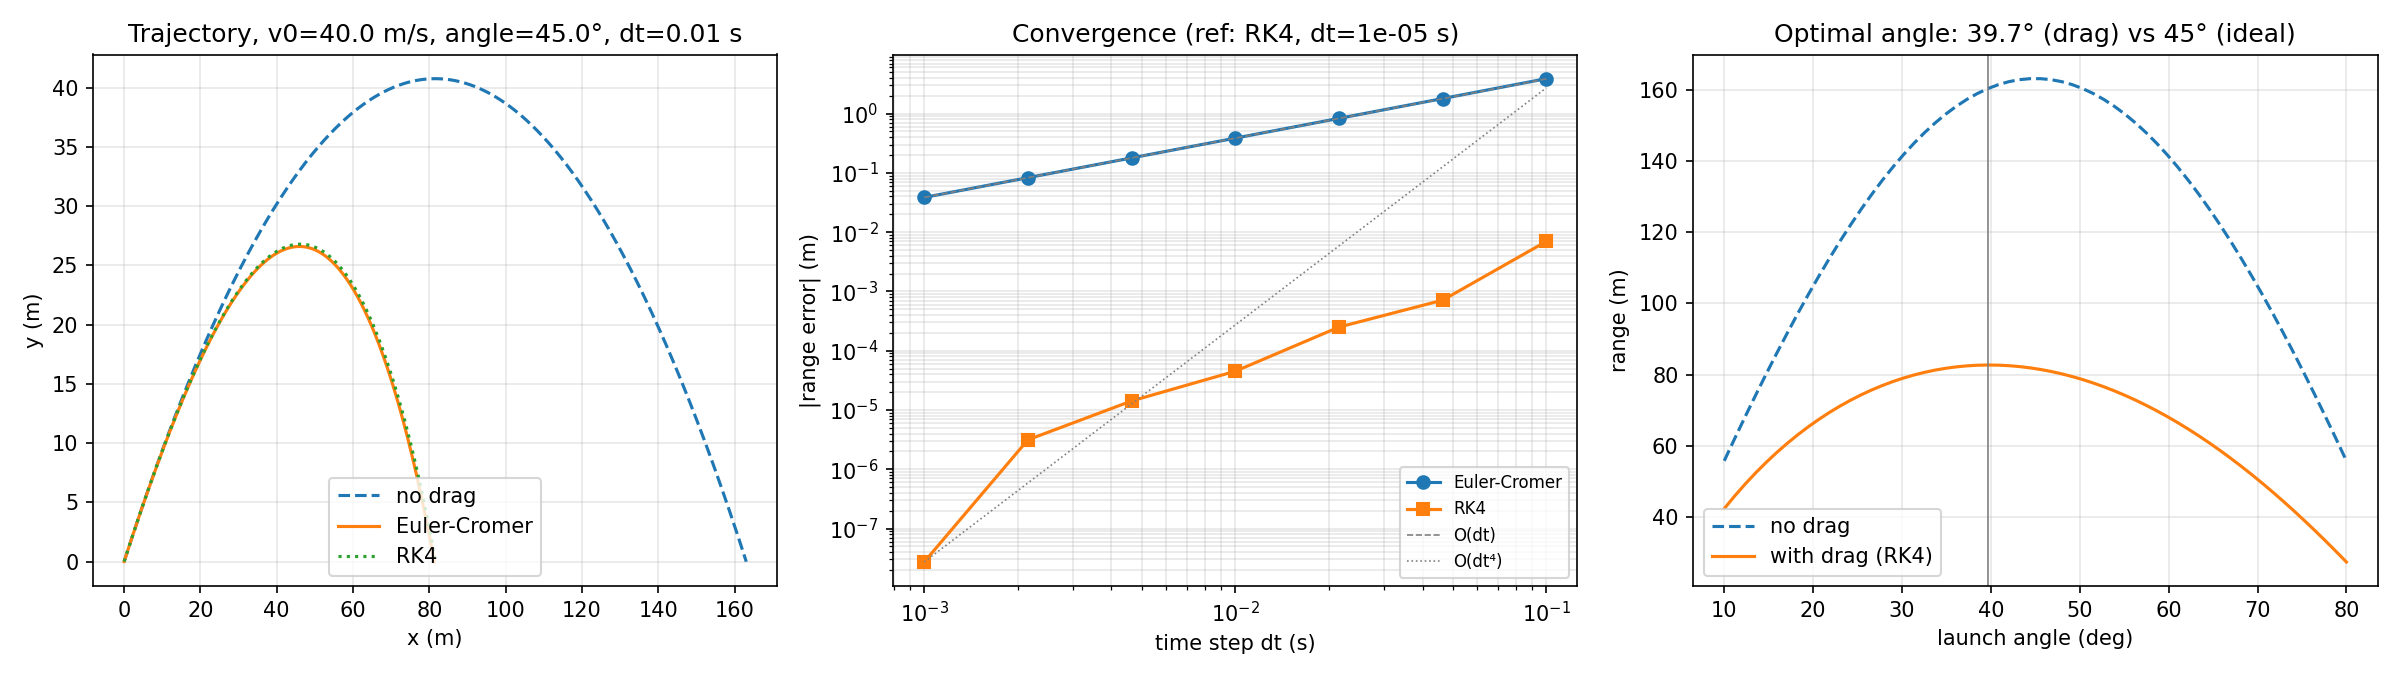

Here is the Python script that generated this plot:
import numpy as np
import matplotlib.pyplot as plt

g = 9.81


def derivatives(state, k):
    """
		state = [x, y, vx, vy]; k = Cd*rho*A/(2m), drag accel = -k*|v|*v.
    """
    x, y, vx, vy = state
    speed = np.hypot(vx, vy)
    return np.array([vx, vy, -k * speed * vx, -g - k * speed * vy])


def step(state, k, dt, method):
    if method == "euler_cromer":
        x, y, vx, vy = state
        speed = np.hypot(vx, vy)
        ax = -k * speed * vx
        ay = -g - k * speed * vy
        vx_new = vx + ax * dt
        vy_new = vy + ay * dt
        return np.array([x + vx_new * dt, y + vy_new * dt, vx_new, vy_new])
    elif method == "rk4":
        k1 = derivatives(state, k)
        k2 = derivatives(state + 0.5 * dt * k1, k)
        k3 = derivatives(state + 0.5 * dt * k2, k)
        k4 = derivatives(state + dt * k3, k)
        return state + (dt / 6.0) * (k1 + 2 * k2 + 2 * k3 + k4)
    else:
        raise ValueError(f"unknown method: {method}")


def simulate(v0, angle_deg, k, dt=0.001, y0=0.0, method="euler_cromer"):
    """
		Integrate the trajectory. Returns arrays of t, x, y, vx, vy.
    """
    theta = np.radians(angle_deg)
    state = np.array([0.0, y0, v0 * np.cos(theta), v0 * np.sin(theta)])

    states = [state.copy()]
    t_list = [0.0]
    t = 0.0
    while state[1] >= 0.0:
        state = step(state, k, dt, method)
        t += dt
        states.append(state.copy())
        t_list.append(t)

    states = np.array(states)
    return np.array(t_list), states[:, 0], states[:, 1], states[:, 2], states[:, 3]


def compute_range(v0, angle_deg, k, dt, method="rk4", y0=0.0):
    """
		Landing range, linearly interpolated to the y=0 crossing (avoids O(dt)
		error from overshooting the ground on the last step).
	"""
    theta = np.radians(angle_deg)
    state = np.array([0.0, y0, v0 * np.cos(theta), v0 * np.sin(theta)])
    prev = state.copy()
    while state[1] >= 0.0:
        prev = state
        state = step(state, k, dt, method)

    frac = prev[1] / (prev[1] - state[1])
    return prev[0] + frac * (state[0] - prev[0])


def range_no_drag(v0, angle_deg):
    theta = np.radians(angle_deg)
    return v0 ** 2 * np.sin(2 * theta) / g


def drag_coefficient(mass, diameter, Cd=0.5, rho=1.225):
    A = np.pi * (diameter / 2) ** 2
    return Cd * rho * A / (2 * mass)


if __name__ == "__main__":
    # Baseball-like projectile
    mass, diameter = 0.145, 0.074
    k = drag_coefficient(mass, diameter)

    v0, angle = 40.0, 45.0

    t, x, y, vx, vy = simulate(v0, angle, k, dt=0.01, method="euler_cromer")
    t_rk4, x_rk4, y_rk4, _, _ = simulate(v0, angle, k, dt=0.01, method="rk4")
    t0, x0, y0, _, _ = simulate(v0, angle, 0.0)

    print(f"Drag coefficient k = {k:.5f} 1/m")
    print(f"Range, Euler-Cromer (dt=0.01): {x[-1]:.3f} m")
    print(f"Range, RK4 (dt=0.01):          {x_rk4[-1]:.3f} m")
    print(f"Range without drag:            {x0[-1]:.2f} m (analytic: {range_no_drag(v0, angle):.2f} m)")

    fig, axes = plt.subplots(1, 3, figsize=(16, 4.5))

    axes[0].plot(x0, y0, "--", label="no drag")
    axes[0].plot(x, y, label="Euler-Cromer")
    axes[0].plot(x_rk4, y_rk4, ":", label="RK4")
    axes[0].set_xlabel("x (m)")
    axes[0].set_ylabel("y (m)")
    axes[0].set_title(f"Trajectory, v0={v0} m/s, angle={angle}°, dt=0.01 s")
    axes[0].legend()
    axes[0].grid(alpha=0.3)

    # Convergence study: error in landing range vs step size, against a
    # fine-step RK4 reference solution.
    dt_ref = 1e-5
    ref_range = compute_range(v0, angle, k, dt_ref, method="rk4")

    dts = np.logspace(-3, -1, 7)
    err_ec = [abs(compute_range(v0, angle, k, dt, "euler_cromer") - ref_range) for dt in dts]
    err_rk4 = [abs(compute_range(v0, angle, k, dt, "rk4") - ref_range) for dt in dts]

    axes[1].loglog(dts, err_ec, "o-", label="Euler-Cromer")
    axes[1].loglog(dts, err_rk4, "s-", label="RK4")
    axes[1].loglog(dts, err_ec[0] * (dts / dts[0]) ** 1, "--", color="gray", lw=0.8, label="O(dt)")
    axes[1].loglog(dts, err_rk4[0] * (dts / dts[0]) ** 4, ":", color="gray", lw=0.8, label="O(dt⁴)")
    axes[1].set_xlabel("time step dt (s)")
    axes[1].set_ylabel("|range error| (m)")
    axes[1].set_title(f"Convergence (ref: RK4, dt={dt_ref:g} s)")
    axes[1].legend(fontsize=8)
    axes[1].grid(alpha=0.3, which="both")

    angles = np.linspace(10, 80, 60)
    ranges_drag = [compute_range(v0, a, k, 0.01, "rk4") for a in angles]
    ranges_ideal = [range_no_drag(v0, a) for a in angles]

    axes[2].plot(angles, ranges_ideal, "--", label="no drag")
    axes[2].plot(angles, ranges_drag, label="with drag (RK4)")
    best_drag = angles[np.argmax(ranges_drag)]
    axes[2].axvline(best_drag, color="gray", lw=0.8)
    axes[2].set_xlabel("launch angle (deg)")
    axes[2].set_ylabel("range (m)")
    axes[2].set_title(f"Optimal angle: {best_drag:.1f}° (drag) vs 45° (ideal)")
    axes[2].legend()
    axes[2].grid(alpha=0.3)

    fig.tight_layout()
    fig.savefig("projectile_drag.png", dpi=150)
    print("Saved plot to projectile_drag.png")
